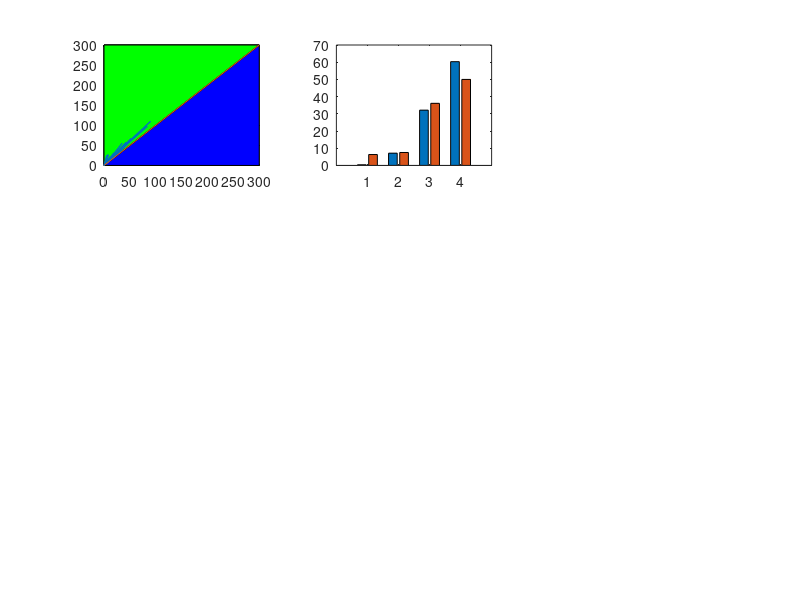

Source code (MATLAB): (Note: this script raises an error after producing the figure.)

clear
clc

load param_PertBA0_25pc_AND.mat
load param_SameSA0SB0_AND.mat

low=tri_type_lowBA0;
high=tri_type_highBA0;

nr=length(tri_type_highBA0);

for ii=1:nr

    if tri_type_lowBA0(ii)==1 
        M_state_lowBA0(ii,1)=SNB_lowBA0(ii,3)-SNB_lowBA0(ii,4);
        H_state_lowBA0(ii,1)=SNB_lowBA0(ii,3)-SNB_lowBA0(ii,2);
    elseif tri_type_lowBA0(ii)==3
        M_state_lowBA0(ii,1)=SNB_lowBA0(ii,3)-SNB_lowBA0(ii,4);
        H_state_lowBA0(ii,1)=SNB_lowBA0(ii,3)-SNB_lowBA0(ii,2);
    elseif tri_type_lowBA0(ii)==2 
        M_state_lowBA0(ii,1)=SNB_lowBA0(ii,1)-SNB_lowBA0(ii,4);
        H_state_lowBA0(ii,1)=SNB_lowBA0(ii,3)-SNB_lowBA0(ii,2);
    elseif tri_type_lowBA0(ii)==4 
        M_state_lowBA0(ii,1)=SNB_lowBA0(ii,1)-SNB_lowBA0(ii,4);
        H_state_lowBA0(ii,1)=SNB_lowBA0(ii,3)-SNB_lowBA0(ii,2);
    end


    if tri_type_highBA0(ii)==1 
        M_state_highBA0(ii,1)=SNB_highBA0(ii,3)-SNB_highBA0(ii,4);
        H_state_highBA0(ii,1)=SNB_highBA0(ii,3)-SNB_highBA0(ii,2);
    elseif tri_type_highBA0(ii)==3
        M_state_highBA0(ii,1)=SNB_highBA0(ii,3)-SNB_highBA0(ii,4);
        H_state_highBA0(ii,1)=SNB_highBA0(ii,3)-SNB_highBA0(ii,2);
    elseif tri_type_highBA0(ii)==2
        M_state_highBA0(ii,1)=SNB_highBA0(ii,1)-SNB_highBA0(ii,4);
        H_state_highBA0(ii,1)=SNB_highBA0(ii,3)-SNB_highBA0(ii,2);
    elseif tri_type_highBA0(ii)==4
        M_state_highBA0(ii,1)=SNB_highBA0(ii,1)-SNB_highBA0(ii,4);
        H_state_highBA0(ii,1)=SNB_highBA0(ii,3)-SNB_highBA0(ii,2);
    end

end

low_types=[sum(low==1),sum(low==2),sum(low==3),sum(low==4)];
low_pc=low_types.*100./sum(low_types);

high_types=[sum(high==1),sum(high==2),sum(high==3),sum(high==4)];
high_pc=high_types.*100./sum(high_types);


low_norm_h = H_state_lowBA0./H_state_lowBA0;
high_norm_h = H_state_highBA0./H_state_lowBA0;

lowx_h_high_gt = find(high_norm_h>1);
lowx_h_high_lt = find(high_norm_h<1);
lowx_h_high_eq = find(high_norm_h==1);
tot_h=length(lowx_h_high_gt)+length(lowx_h_high_lt)+length(lowx_h_high_eq);


figure(10)
subplot(3,3,1)

% Define the vertices of the triangle
x1 = [0, 300, 300];
y1 = [0, 0, 300];

% Plot the vertices

plot(x1, y1, 'k-'); % Plot the lines connecting the vertices


fill(x1, y1, 'b'); % Fill the triangle with blue color
hold on

% Define the vertices of the triangle
x2 = [0, 0, 300];
y2 = [0, 300, 300];


plot(x2, y2, 'k-'); % Plot the lines connecting the vertices


fill(x2, y2, 'g'); % Fill the triangle with blue color
hold on

plot(H_state_lowBA0,H_state_highBA0)
hold on
plot([1,300],[1,300])

hstate_cont=([length(lowx_h_high_gt),length(lowx_h_high_lt),length(lowx_h_high_eq)].*100./tot_h)



subplot(3,3,2)
bar([low_pc;high_pc]')

text(1:length(low_pc),low_pc,num2str(low_pc'),'vert','bottom','horiz','center','Rotation',90); 


text(1:length(high_pc),high_pc,num2str(high_pc'),'vert','bottom','horiz','center','Rotation',90); 


set(gca, 'XTickLabel',{'2U2D','1U2D','2U1D','1U1D'})

SNB_OG = SNB(nrr,:);


diff_OG_high = SNB_OG-SNB_highBA0;

pc_moved_high = diff_OG_high.*100./SNB_OG;

avg_pc_moved_high = mean(pc_moved_high);


std_err_high = std(pc_moved_high) ./ sqrt(size(pc_moved_high, 1));

custom_colors = ['r', 'g', 'b','yellow'];


subplot(3,3,3)
bar(avg_pc_moved_high, 'FaceColor', 'flat');
for i = 1:numel(avg_pc_moved_high)
    c = custom_colors(i);
    barh(i, avg_pc_moved_high(i), 'FaceColor', c);
    hold on;
    %errorbar(i, avg_pc_moved_high(i), std_err_high(i), 'k', 'LineWidth', 1);
    errorbar(avg_pc_moved_high(i), i, std_err_high(i), 'horizontal', 'Color', 'k');
end
hold off;

% Reverse the x-axis
set(gca, 'XDir', 'reverse');
